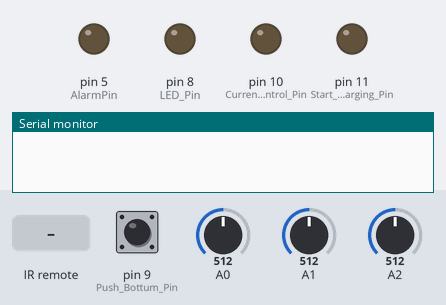
Simulated run of this sketch. Board: Arduino Uno, built with avr-gcc and run on an emulated ATmega328P. On the bench: output pins drawn as LEDs (lit = HIGH), the last lines printed to the serial monitor. Dashed ring = blinking. The test bench sets the inputs (shaded band); at power-on: pin 9 (Push_Bottum_Pin) LOW, A1 = 512, A0 = 512, A2 = 512. The modem accepts every AT command (registered, SIM ready, sends succeed) and sends nothing else.

Above: at 11.3 s.
11.4 s: infrared code 0xBDFEA1 received
At 15.74 s:
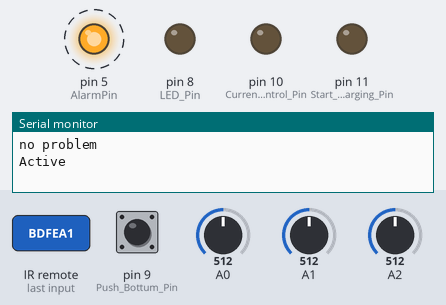
17.9 s: pin 9 (Push_Bottum_Pin) pulled HIGH for 1 s
At 19.4 s:
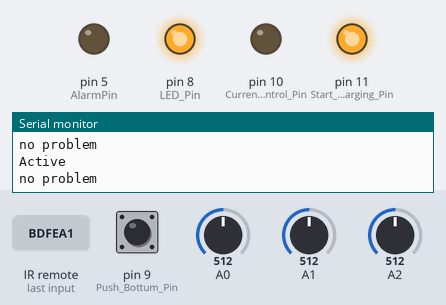
27.5 s: A1 set to 409
29.3 s: A1 set to 388
30.8 s: pin 9 (Push_Bottum_Pin) pulled HIGH for 3.2 s
At 32.0 s:
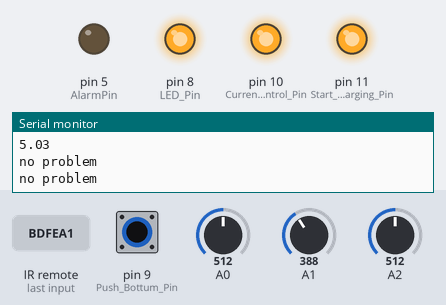
42.2 s: infrared code 0xBDFEA2 received
At 43.8 s:
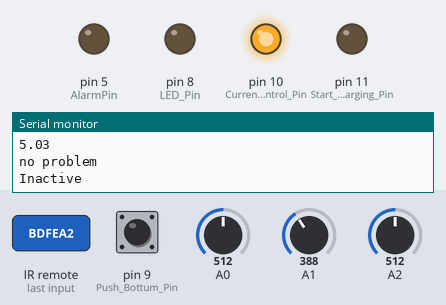
Timing chart, 0 to 45.1 s (numbered marks = the images above; inputs shaded):
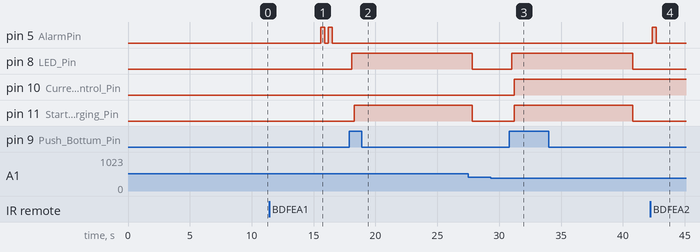

Measured:
- after the input at 11.4 s, pin 5 (AlarmPin): alternates HIGH for 0.30 s and LOW for 0.30 s, 4 changes in all, then stays LOW, starting after 4.2 s
- after the input at 17.9 s, pin 8 (LED_Pin): LOW → HIGH after 0.19 s; pin 11 (Start_Charging_Pin): LOW → HIGH after 0.39 s
- after the input at 30.8 s, pin 8 (LED_Pin): LOW → HIGH after 0.23 s, → LOW 9.8 s later; pin 10 (Current_control_Pin): LOW → HIGH after 0.43 s; pin 11 (Start_Charging_Pin): LOW → HIGH after 0.43 s, → LOW 9.6 s later
- after the input at 42.2 s, pin 5 (AlarmPin): LOW → HIGH after 0.18 s, → LOW 0.30 s later

The sketch:

Burglar_Alarm_Simcard_charger_NewVer.ino
```cpp
#include "Arduino.h"
#include <RCSwitch.h>
#include <SoftwareSerial.h>
int txPin = 13;//SIM800 rx pin
int rxPin = 12;//SIM800 tx pin
SoftwareSerial mySerial(rxPin, txPin);
char* PhoneNumber1 = "ATD09******733;" ; // for special characters: 10=*, 11=#, 12=1sec delay
char* PhoneNumber2 = "ATD09******11;";
char* PhoneNumber3 = "ATD09******499;";
String Message;
uint8_t reg_fail = 0;
int tail = 13140;

long unsigned int InactiveSignal1 = 12451490;
long unsigned int InactiveSignal2 = 15484578;
long unsigned int ActiveSignal1 = 12451489;
long unsigned int ActiveSignal2 = 15484577;
long unsigned int MotionSignal = 5592405;//12451492;//5592405;
int Motionsensor = 4; //motion detector
int AlarmPin = 5;
uint8_t nchg = 0;
unsigned long CurrentTime;
unsigned long PhoneCallstartTime;
unsigned long AlarmstartTime;
RCSwitch mySwitch = RCSwitch();
bool isactive = true;
bool motiondetect = false;
uint8_t st = 0;
uint8_t countcall = 0;
bool frstloop = true;
uint8_t motion = 0;
uint8_t motion_Trigger_count = 0;
uint8_t motion_Second = 0;

double Voltage_Avr = 0;
double Voltage_Avr_BD = 0;
double Current_Avr = 0;
double Balance_Voltage_Avr = 0.0;
uint8_t Current_control_Pin = 10;
int count_loop = 0;
int count_loop_a = 0;
uint8_t Start_Charging_Pin = 11;
unsigned long StartCharging;
uint8_t Count_triger = 0;
uint8_t Push_Bottum_Pin = 9;
uint8_t Charging_Mode_Trigger = 0;
uint8_t Emerg_Charging_Mode_Trigger = 0;
uint8_t LED_Pin = 8;
uint8_t Count_triger_Charg=0;
uint8_t state=0;


void setup() {
  // put your setup code here, to run once:
  //Serial.begin(9600);
  pinMode(Start_Charging_Pin, OUTPUT);
  pinMode(Current_control_Pin, OUTPUT);
  pinMode(LED_Pin, OUTPUT);
  pinMode(Push_Bottum_Pin, INPUT);


  pinMode(txPin, OUTPUT);
  pinMode(rxPin, INPUT);
  Serial.begin(115200);
  //Begin serial communication with Arduino and SIM800L
  mySerial.begin(115200);
  pinMode(AlarmPin, OUTPUT);
  mySwitch.enableReceive(0);  // Receiver on interrupt 0 => that is pin #2
}

void loop() {
  if (digitalRead(Push_Bottum_Pin) == HIGH) {
    Charging_Mode_Trigger = 1;
    digitalWrite(LED_Pin, HIGH);

    delay(200);
  }
  if (Charging_Mode_Trigger == 1)
  {
    Charging_mode();
    Count_triger_Charg=0;
    Emerg_Charging_Mode_Trigger = 0;
    if (digitalRead(Push_Bottum_Pin) == HIGH) {
      delay(3000);
      if (digitalRead(Push_Bottum_Pin) == HIGH) {
        Charging_Mode_Trigger = 0;
        digitalWrite(Start_Charging_Pin, LOW);
        digitalWrite(LED_Pin, LOW);
        delay(500);

      }
    }
  } else if (Emerg_Charging_Mode_Trigger == 1)
  {
    digitalWrite(LED_Pin, HIGH);
    Count_triger_Charg=0;
    Charging_mode();
    Charging_Mode_Trigger = 0;
    //int motion_Second = digitalRead(Motionsensor);
    if (mySwitch.available()) {

      int value = mySwitch.getReceivedValue();

      if (value == 0) {
      } else {
        long unsigned int a = mySwitch.getReceivedValue() ;
        if (a == MotionSignal )
        {

          motion_Second = 1;
        }
      }
    }
    if (isactive == true)
    {
      if ( motion_Second == 1 )
      {
        Emerg_Charging_Mode_Trigger = 0;
        Charging_Mode_Trigger = 0;
        motion_Second = 0;
        digitalWrite(LED_Pin, LOW);

      }
    }
  }
  else {
    digitalWrite(LED_Pin, LOW);
    Charging_Mode_Trigger = 0;
    Emerg_Charging_Mode_Trigger = 0;
    Burglar_Mode();
    Check_Voltage();
    delay(80);
  }

}

void Burglar_Mode()
{
  digitalWrite(Start_Charging_Pin, LOW);
  if (mySwitch.available()) {

    int value = mySwitch.getReceivedValue();

    if (value == 0) {
    } else {
      long unsigned int a = mySwitch.getReceivedValue() ;

      if (a == InactiveSignal1 || a == InactiveSignal2)
      {
        motiondetect = false;
        isactive = false;
        st = 0;
        countcall = 0;
        motion = 0;
        motion_Second = 0;
        motion_Trigger_count = 0;
        Serial.println("Inactive ");
        digitalWrite(AlarmPin, HIGH);
        delay(300);
        digitalWrite(AlarmPin, LOW);
         mySwitch.resetAvailable();

      }
      if (a == ActiveSignal1 || a == ActiveSignal2 )
      {
        digitalWrite(AlarmPin, LOW);
        isactive = true;
        st = 0;
        countcall = 0;
        mySwitch.resetAvailable();
        motiondetect = false;
        delay(4000);
        motiondetect = false;
        motion = 0;
        motion_Second = 0;
        motion_Trigger_count = 0;
        Serial.println("Active ");
        digitalWrite(AlarmPin, HIGH);
        delay(300);
        digitalWrite(AlarmPin, LOW);
        delay(300);
        digitalWrite(AlarmPin, HIGH);
        delay(300);
        digitalWrite(AlarmPin, LOW);

      }
      if (a == MotionSignal )
      {
         Serial.println("trggr received ");
        motion_Trigger_count++;
        mySwitch.resetAvailable();
        //motion = 1;
      }
    }
  }
  // int motion_Second = digitalRead(Motionsensor);
  //  if (digitalRead(Motionsensor) == 1)
  //  {
  //    motion_Trigger_count++;
  //  }
  if (motion_Trigger_count > 2)
  {
    motion_Second = 1;
    motion = 1;
  }
  if (motion_Trigger_count > 3)
  {
    motion_Trigger_count = 4;
  }
  if (frstloop == true)
  {
    delay(10000);
    //motion=LOW;
    frstloop = false;
    digitalWrite(AlarmPin, LOW);
    motion = 0;
    motion_Second = 0;
    motion_Trigger_count = 0;
  }
  if (isactive == true)
  {
    if (motion == 1 || motion_Second == 1 )
    {
      Serial.println("Sensor Triger");

      digitalWrite(AlarmPin, HIGH);
      motiondetect = true;
      if (st == 0) {
        PhoneCallstartTime = millis();
        AlarmstartTime = millis();
        st = 1;
      }

    }
  }
  if (motiondetect == false) {
    digitalWrite(AlarmPin, LOW);
    motion_Second = 0;
    motion = 0;

  }

  CurrentTime = millis();
  if (motiondetect == true && isactive == true && (CurrentTime - AlarmstartTime) > 240000)
  {
    Serial.println("Max Time");
    digitalWrite(AlarmPin, LOW);
    delay(30000);
    AlarmstartTime = millis();
    motion = 0;
    motiondetect = false;
    motion_Trigger_count = 0;
    motion_Second=0;
  }

  if (motiondetect == true && isactive == true && (CurrentTime - PhoneCallstartTime) > 18000)
  {

    if (nchg == 0)
    {
      mySerial.println(PhoneNumber1);
      updateSerial();
      //updateSerial();
      delay(12000);
      mySerial.println("ATH"); //hang up
      updateSerial();
      delay(1000);
      nchg = 1;
      countcall++;
    } else if (nchg == 1)
    {

      delay(3000);
      mySerial.println(PhoneNumber2);
      updateSerial();
      delay(12000);
      mySerial.println("ATH"); //hang up
      updateSerial();
      delay(1000);
      nchg = 2;
      countcall++;
    } else
    {

      delay(3000);
      mySerial.println(PhoneNumber3);
      updateSerial();
      delay(12000);
      mySerial.println("ATH"); //hang up
      updateSerial();
      delay(1000);
      nchg = 0;
      countcall++;
    }

  }

  if (countcall > 8)
  {
    PhoneCallstartTime = millis();
    countcall = 0;
  }
  Check_Reg();
  Change_IMEI();
}

void Charging_mode()
{
  count_loop++;
  digitalWrite(Start_Charging_Pin, HIGH);

  double VoltageAD = analogRead(A1) * 5 / 1023.0 * 2 ;
  double VoltageBD = analogRead(A0) * 5 / 1023.0 * 2 ;
  double BalanceVoltage = analogRead(A2) * 5 / 1023.0 * 2 ;

  double Current = (VoltageBD - VoltageAD) / 2.2;
  //Serial.println(VoltageBD);


  Current_Avr = Current_Avr + Current;
  Voltage_Avr = VoltageAD + Voltage_Avr;
  Voltage_Avr_BD = VoltageBD + Voltage_Avr_BD;
  Balance_Voltage_Avr = Balance_Voltage_Avr + BalanceVoltage;
  if (Current > .5)
  {
    digitalWrite(Current_control_Pin, HIGH);

  } else {
    digitalWrite(Current_control_Pin, LOW);
  }

  if (count_loop > 200)
  {
    count_loop = 0;
    Current_Avr = Current_Avr / 201;
    Voltage_Avr = Voltage_Avr / 201;
    Voltage_Avr_BD = Voltage_Avr_BD / 201;
    Balance_Voltage_Avr = Balance_Voltage_Avr / 201;

    Serial.println(Voltage_Avr);
    Serial.println(Current_Avr);
    Serial.println(Balance_Voltage_Avr);
    Serial.println(Voltage_Avr_BD);
    if (Voltage_Avr > 7.95 && Current_Avr < .06)
    {
      Count_triger++;
    }


    if (Voltage_Avr > 8.10 )
    {
      Count_triger++;
    }
    if (Balance_Voltage_Avr > 4.2 || Voltage_Avr - Balance_Voltage_Avr > 4.2)
    {
      Count_triger++;
    }

    if ( Current_Avr > 1.1)
    {
      Count_triger++;
    }

    if (Count_triger > 20)
    {
      digitalWrite(Start_Charging_Pin, LOW);
      Count_triger = 0;
      Charging_Mode_Trigger = 0;
      Emerg_Charging_Mode_Trigger = 0;
      digitalWrite(LED_Pin, LOW);

    }

  }

  delay(1);

}
void Check_Voltage()
{
  count_loop++;
  double VoltageAD = analogRead(A1) * 5 / 1023.0 * 2 ;
  double BalanceVoltage = analogRead(A2) * 5 / 1023.0 * 2 ;

  Voltage_Avr = VoltageAD + Voltage_Avr;
  Balance_Voltage_Avr = Balance_Voltage_Avr + BalanceVoltage;
  //Serial.println(count_loop);
  if (count_loop > 20)
  {
    count_loop = 0;
    Voltage_Avr = Voltage_Avr / 21-.4;
    Balance_Voltage_Avr = Balance_Voltage_Avr / 21;
    if (Voltage_Avr < 7.25 || Balance_Voltage_Avr < 3.65)
    {
      Count_triger++;
    }
    if (Voltage_Avr < 7.4 || Balance_Voltage_Avr < 3.7)
    {
      Count_triger_Charg++;
    }
    Serial.println(Voltage_Avr);
    Serial.println(Balance_Voltage_Avr);

  }

  if (Count_triger > 10)
  {
    Count_triger = 0;
    Emerg_Charging_Mode_Trigger = 1;
  }
  if (Count_triger_Charg > 10)
  {
    digitalWrite(LED_Pin, state);
    state=1-state;
  }
}

void updateSerial()
{
  delay(500);
  while (Serial.available())
  {
    mySerial.write(Serial.read());//Forward what Serial received to Software Serial Port
  }
  while (mySerial.available())
  {
    Serial.write(mySerial.read());//Forward what Software Serial received to Serial Port
  }
}
void Check_Reg()
{
  mySerial.println("AT+CREG?");
  delay(500);
  if (mySerial.available() > 0) {
    Message = mySerial.readString();
    delay(10);
  }
  uint8_t d = Message.lastIndexOf("+");
  String SubMess =  Message.substring(d + 6, d + 11);


  if (SubMess.substring(SubMess.lastIndexOf(",") + 1, SubMess.lastIndexOf(",") + 2) == "1")
  {
    Serial.println("no problem");
  } else if (SubMess.substring(SubMess.lastIndexOf(",") + 1, SubMess.lastIndexOf(",") + 2) == "3")
  {
    reg_fail++;
    Serial.println("fuck! registration is denied");
  }
}
void Change_IMEI()
{
  if (reg_fail > 20)
  {
    String IMEI = "8678560311";
    tail++;
    mySerial.print("AT+EGMR=1,7,"); //Check whether it has registered in the network
    mySerial.println(IMEI + (String)tail);
    updateSerial();
    delay(3000);
    reg_fail = 0;
  }
  if (tail > 64000)
  {
    tail = 10000;
  }
}
```
